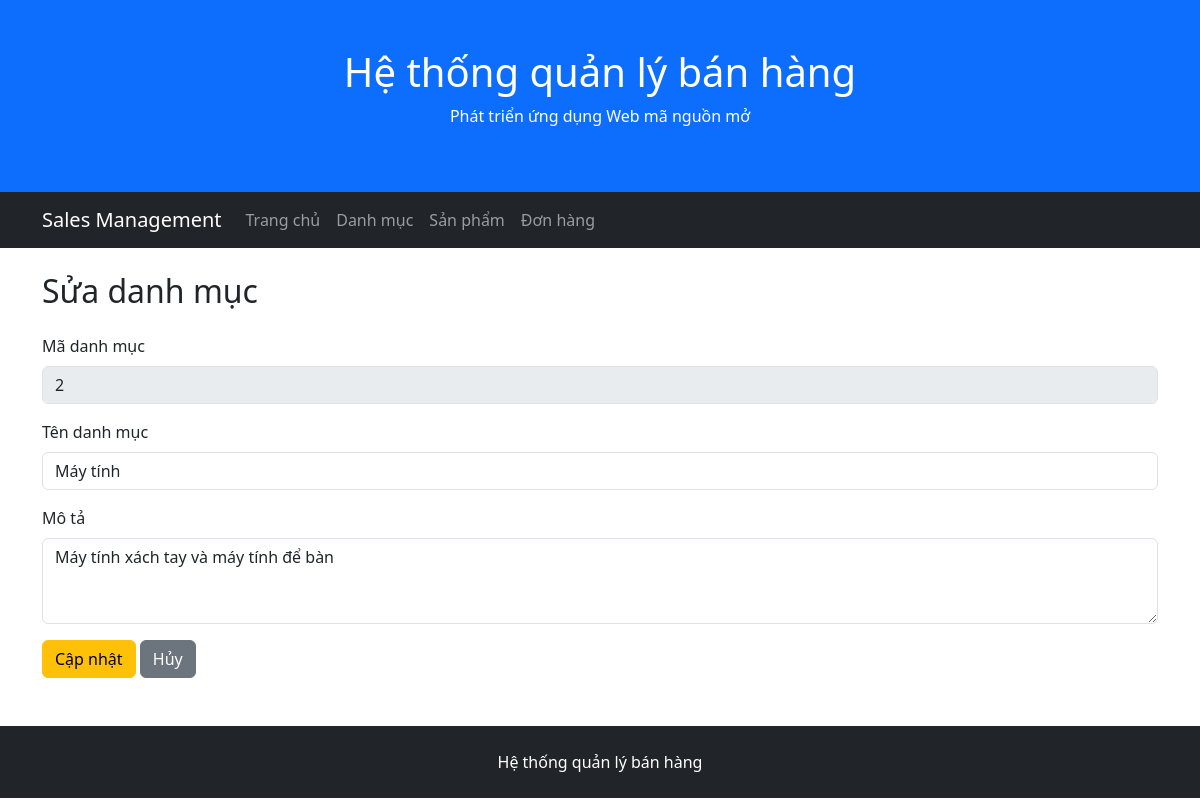
Page /categories/edit.php?id=2 on the committed database.
### tables this page shows
CREATE TABLE categories (
    CategoryID INT AUTO_INCREMENT PRIMARY KEY,
    CategoryName VARCHAR(200) NOT NULL,
    Description TEXT
);

### public/categories/edit.php (the view, shortened to what this page needs)
<?php
require_once '/var/www/src/config/database.php';
$categoryID = isset($_GET['id'])
    ? (int) $_GET['id']
    : 0;
$sql = "
    SELECT
        CategoryID,
        CategoryName,
        Description
    FROM categories
    WHERE CategoryID = ?
";
$stmt = $conn->prepare($sql);
$stmt->bind_param('i', $categoryID);
$stmt->execute();
$result = $stmt->get_result();
$category = $result->fetch_assoc();
require_once '/var/www/src/includes/header.php';
require_once '/var/www/src/includes/navbar.php';
?>
<div class="container mt-4">
    <h2 class="mb-4">Sửa danh mục</h2>
    <form method="post">
        <div class="mb-3">
            <label class="form-label">
                Mã danh mục
            </label>
            <input
                type="text"
                class="form-control"
                value="<?= $category['CategoryID'] ?>"
                disabled
            >
        </div>
        <div class="mb-3">
            <label for="categoryName" class="form-label">
                Tên danh mục
            </label>
            <input
                type="text"
                class="form-control"
                id="categoryName"
                name="category_name"
                value="<?= htmlspecialchars(
                    $_POST['category_name']
                    ?? $category['CategoryName']
                ) ?>"
                required
            >
        </div>
        <div class="mb-3">
            <label for="description" class="form-label">
                Mô tả
            </label>
            <textarea
                class="form-control"
                id="description"
                name="description"
                rows="3"
            ><?= htmlspecialchars(
                $_POST['description']
                ?? $category['Description']
                ?? ''
            ) ?></textarea>
        </div>
        <button type="submit" class="btn btn-warning">
            Cập nhật
        </button>
        <a href="/categories/" class="btn btn-secondary">
            Hủy
        </a>
    </form>
</div>
<?php
require_once '/var/www/src/includes/footer.php';

### rows in the picture
categories: CategoryID "2", category_name "Máy tính", description "Máy tính xách tay và máy tính để bàn"
